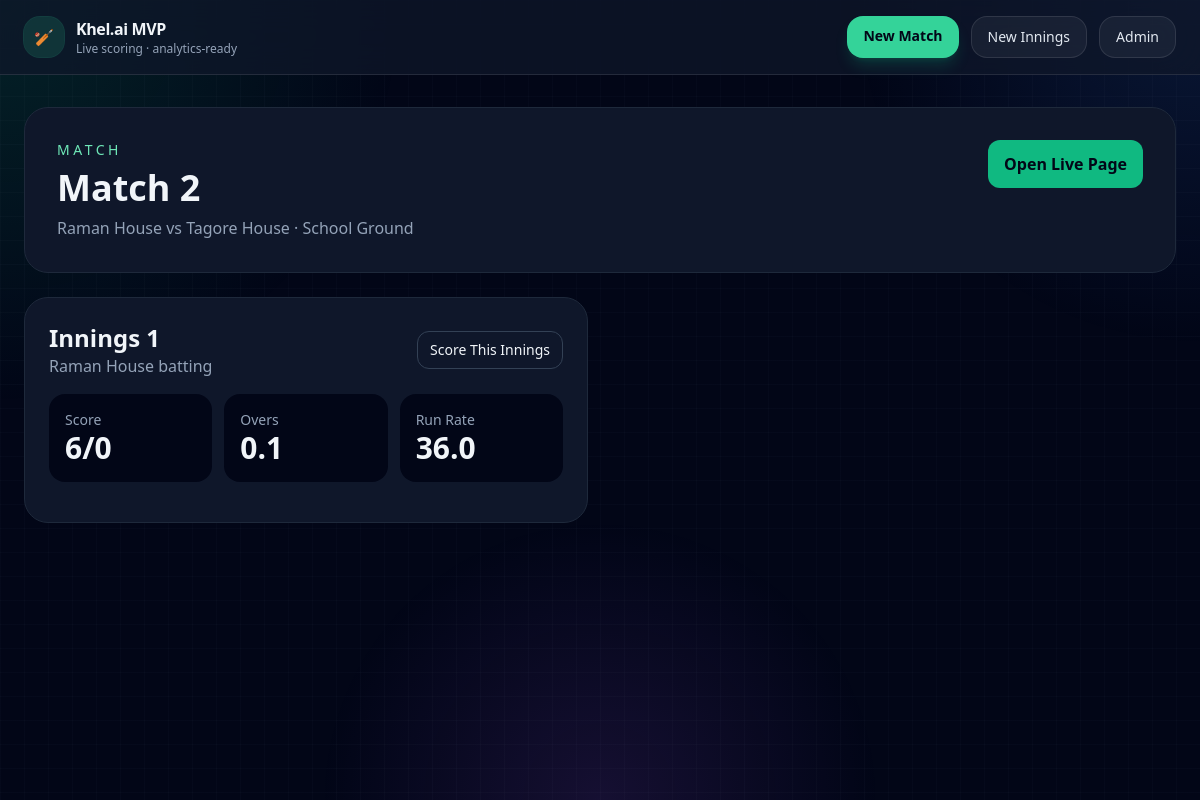
/matches/2/, run on the app's committed database.
### matches/models.py (models this page shows, shortened)
class Match(models.Model):
    title = models.CharField(max_length=200)
    tournament_name = models.CharField(max_length=200, blank=True)
    venue = models.CharField(max_length=200, blank=True)
    match_date = models.DateField(null=True, blank=True)
    team_1 = models.ForeignKey(Team, on_delete=models.CASCADE, related_name="home_matches")
    team_2 = models.ForeignKey(Team, on_delete=models.CASCADE, related_name="away_matches")
    toss_winner = models.ForeignKey(
        Team,
        on_delete=models.SET_NULL,
        null=True,
        blank=True,
        related_name="toss_wins"
    )
    toss_decision = models.CharField(max_length=20, blank=True)
    status = models.CharField(max_length=30, default="live")
    stream_url = models.URLField(blank=True)
    class Meta:
        ordering = ["-id"]

class Team(models.Model):
    name = models.CharField(max_length=120, unique=True)
    short_name = models.CharField(max_length=12, blank=True)

class Innings(models.Model):
    match = models.ForeignKey(Match, on_delete=models.CASCADE, related_name="innings")
    innings_number = models.PositiveSmallIntegerField()
    batting_team = models.ForeignKey(Team, on_delete=models.CASCADE, related_name="batting_innings")
    bowling_team = models.ForeignKey(Team, on_delete=models.CASCADE, related_name="bowling_innings")
    total_overs_limit = models.PositiveSmallIntegerField(default=20)
    is_complete = models.BooleanField(default=False)
    class Meta:
        unique_together = ("match", "innings_number")
        ordering = ["innings_number"]

### matches/views.py (the view)
# urls.py: path("matches/<int:pk>/", views.match_detail, name="match_detail"),
def match_detail(request, pk):
    match = get_object_or_404(
        Match.objects.prefetch_related("innings__ball_events"),
        pk=pk
    )
    innings_list = []
    for innings in match.innings.select_related("batting_team", "bowling_team").all():
        innings_list.append((innings, innings_summary(innings)))
    return render(
        request,
        "matches/match_detail.html",
        {
            "match": match,
            "innings_list": innings_list,
        },
    )

### matches/models.py (called while the page is built)
    @property
    def total_runs(self):
        return self.runs_off_bat + self.extras

### matches/services.py (called while the page is built)
def _ball_label(event):
    parts = []
    if event.extra_type:
        parts.append(event.extra_type.replace("_", " ").title())
    parts.append(str(event.total_runs) if event.total_runs else "0")
    if event.wicket_fell:
        parts.append("W")
    return " ".join(parts)

### matches/templates/matches/match_detail.html (shortened to what this page needs)
{% extends "matches/base.html" %}
{% block content %}
<section class="mb-6 rounded-3xl border border-slate-800 bg-slate-900 p-8">
  <div class="flex flex-wrap items-start justify-between gap-4">
    <div>
      <p class="mb-2 text-sm uppercase tracking-[0.25em] text-emerald-300">Match</p>
      <h1 class="text-4xl font-bold">{{ match.title }}</h1>
      <p class="mt-2 text-slate-400">
        {{ match.team_1.name }} vs {{ match.team_2.name }} · {{ match.venue }}
      </p>
    </div>
    <div class="flex gap-3">
      <a href="{% url 'live_match' match.pk %}" class="rounded-xl bg-emerald-500 px-4 py-3 font-semibold text-slate-950">
        Open Live Page
      </a>
    </div>
  </div>
</section>
<section class="grid gap-6 lg:grid-cols-2">
  {% for innings, summary in innings_list %}
    <article class="rounded-3xl border border-slate-800 bg-slate-900 p-6">
      <div class="mb-4 flex items-center justify-between">
        <div>
          <h2 class="text-2xl font-bold">Innings {{ innings.innings_number }}</h2>
          <p class="text-slate-400">{{ innings.batting_team.name }} batting</p>
        </div>
        <a href="{% url 'innings_scoring' innings.pk %}" class="rounded-xl border border-slate-700 px-3 py-2 text-sm">
          Score This Innings
        </a>
      </div>
      <div class="mb-4 grid grid-cols-3 gap-3">
        <div class="rounded-2xl bg-slate-950 p-4">
          <p class="text-sm text-slate-400">Score</p>
          <p class="text-3xl font-bold">{{ summary.total_runs }}/{{ summary.wickets }}</p>
        </div>
        <div class="rounded-2xl bg-slate-950 p-4">
          <p class="text-sm text-slate-400">Overs</p>
          <p class="text-3xl font-bold">{{ summary.overs }}</p>
        </div>
        <div class="rounded-2xl bg-slate-950 p-4">
          <p class="text-sm text-slate-400">Run Rate</p>
          <p class="text-3xl font-bold">{{ summary.run_rate }}</p>
        </div>
      </div>
    </article>
  {% empty %}
    <div class="rounded-2xl border border-dashed border-slate-700 bg-slate-900 p-6 text-slate-300">
      No innings created yet.
    </div>
  {% endfor %}
</section>
{% endblock %}

### data on the page
Match: title "Match 2", team_1.name "Raman House", team_2.name "Tagore House", venue "School Ground"
Innings: innings_number "1", batting_team.name "Raman House", total_runs "6", wickets "0", overs "0.1", run_rate "36.0"
